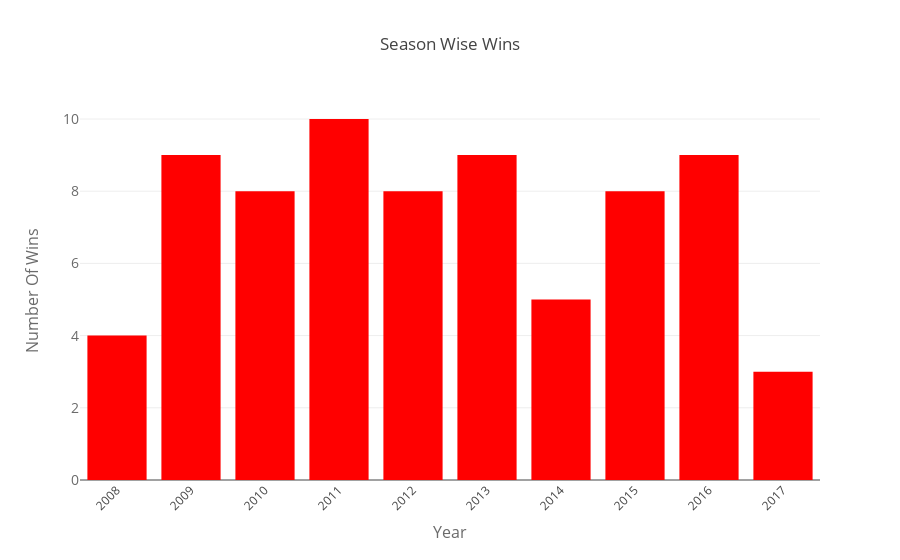

Notebook code for this chart:
### Code cell
import plotly.plotly as py
import plotly.graph_objs as go
from plotly.offline import download_plotlyjs, init_notebook_mode, plot, iplot

data = [go.Bar(
            x=names,
            y=values,
            marker=dict(color='#FF0000'), 
            name="Wins",
            
    )]
layout = go.Layout(
    showlegend=False,
    xaxis=dict(tickangle=-45,tickmode='linear',title='Year', titlefont=dict(
            size=16,
            color='rgb(107, 107, 107)'
        )),title='Season Wise Wins',   
         yaxis=dict(
        title='Number Of Wins',
        titlefont=dict(
            size=16,
            color='rgb(107, 107, 107)'
        ),
        tickfont=dict(
            size=14,
            color='rgb(107, 107, 107)'
        )
    ),
)
fig = go.Figure(data=data, layout=layout)

iplot(fig, filename='style-bar')

### Figure 1 — Plotly figure (JSON) as saved in the notebook; plotly's stock layout.template omitted (floating-point values rounded to 4 significant figures)
{"data": [{"marker": {"color": "#FF0000"}, "name": "Wins", "type": "bar", "uid": "7e14a580-91ad-4f57-befd-77f0a84e93fc", "x": [2008, 2009, 2010, 2011, 2012, 2013, 2014, 2015, 2016, 2017], "y": [4, 9, 8, 10, 8, 9, 5, 8, 9, 3]}], "layout": {"showlegend": false, "title": {"text": "Season Wise Wins"}, "xaxis": {"tickangle": -45, "tickmode": "linear", "title": {"font": {"color": "rgb(107, 107, 107)", "size": 16}, "text": "Year"}}, "yaxis": {"tickfont": {"color": "rgb(107, 107, 107)", "size": 14}, "title": {"font": {"color": "rgb(107, 107, 107)", "size": 16}, "text": "Number Of Wins"}}}}
